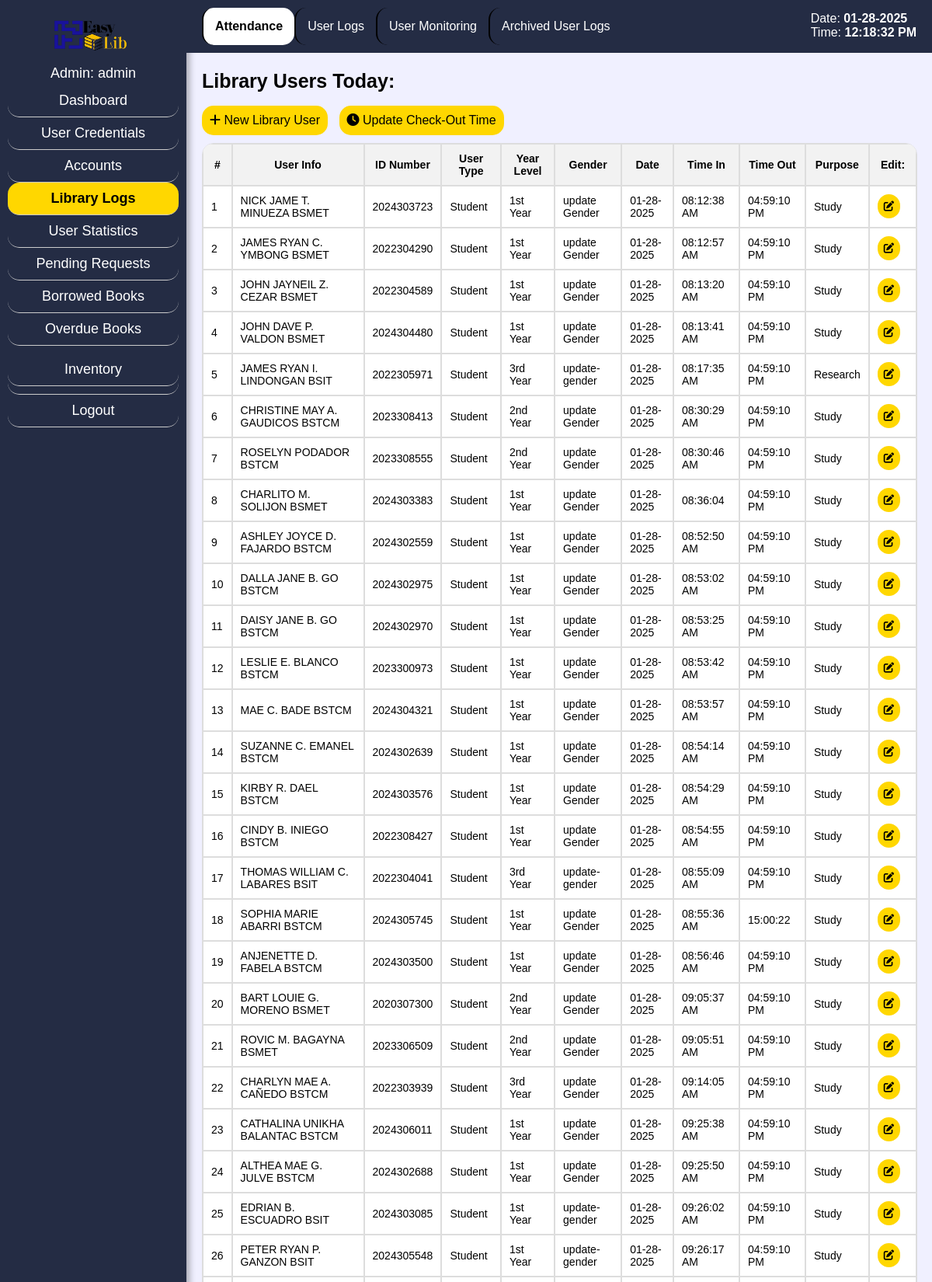
The app's page /admin_attd.php?aid=1 (upper part) with its own data.
### tables this page shows
CREATE TABLE `chkin` (
  `id` int(9) NOT NULL,
  `info` varchar(999) NOT NULL,
  `idnum` varchar(255) NOT NULL,
  `year_level` varchar(50) NOT NULL,
  `gender` varchar(50) NOT NULL,
  `user_type` varchar(255) NOT NULL,
  `date` varchar(255) NOT NULL,
  `timein` varchar(999) NOT NULL,
  `timeout` varchar(999) NOT NULL,
  `purpose` varchar(255) NOT NULL,
  `archived` varchar(99) NOT NULL
);

### admin_attd.php (the view, shortened to what this page needs)
<?php
include 'config.php';
if (isset($_GET['aid'])) {
    $aid = $_GET['aid'];
    $query = "SELECT username FROM admin WHERE aid = ?";
    $stmt = $mysqli->prepare($query);
    $stmt->bind_param("i", $aid);
    $stmt->execute();
    $result = $stmt->get_result();
    if ($result && $result->num_rows > 0) {
        $admin = $result->fetch_assoc();
        $admin_username = $admin['username'];
        $admin_username_display = $admin_username;
    } else {
        $admin_username_display = "Username";
    }
}
?>
<!DOCTYPE html>
<html lang="en">
<head>
    <link rel="stylesheet" href="css/admin_srch.css">
    <link rel="stylesheet" href="https://cdnjs.cloudflare.com/ajax/libs/font-awesome/6.0.0-beta3/css/all.min.css">
</head>
<body class="bg">
<div class="sidebar">
    <span style="margin-left: 25%;"><img src="css/pics/logop.png" alt="Logo" class="logo"></span>
        <?php
        if(isset($admin_username_display)) {
            echo '<div class="hell">Admin: ' . $admin_username_display . '</span></div>';
        } else {
            echo '<div>Admin: <br>Username</div>';
        }
        ?>
        <a href="admin_dash.php<?php if(isset($aid)) echo '?aid=' . $aid; ?>" class="sidebar-item">Dashboard</a>
        <a href="admin_pf.php<?php if(isset($aid)) echo '?aid=' . $aid; ?>" class="sidebar-item">User Credentials</a>
        <a href="admin_srch.php<?php if(isset($aid)) echo '?aid=' . $aid; ?>" class="sidebar-item">Accounts</a>
        <a href="admin_attd.php<?php if(isset($aid)) echo '?aid=' . $aid; ?>" class="sidebar-item active">Library Logs</a>
        <a href="admin_stat.php<?php if (isset($aid)) echo '?aid=' . $aid; ?>" class="sidebar-item">User Statistics</a>
        <a href="admin_preq.php<?php if(isset($aid)) echo '?aid=' . $aid; ?>" class="sidebar-item">Pending Requests</a>
        <a href="admin_brel.php<?php if(isset($aid)) echo '?aid=' . $aid; ?>" class="sidebar-item">Borrowed Books</a>
        <a href="admin_ob.php<?php if(isset($aid)) echo '?aid=' . $aid; ?>" class="sidebar-item">Overdue Books</a>
        <div class="sidebar-item dropdown">
            <a href="#" class="dropdown-link" onmouseover="toggleDropdown(event)">Inventory</a>
        </div>
        <a href="login.php" class="sidebar-item logout-btn">Logout</a>
    </div>
    <div class="content">
        <nav class="secondary-navbar">
            <a href="admin_attd.php<?php if(isset($aid)) echo '?aid=' . $aid; ?>" class="secondary-navbar-item active">Attendance</a>
            <a href="liblogs.php<?php if(isset($aid)) echo '?aid=' . $aid; ?>" class="secondary-navbar-item">User Logs</a>
            <a href="admin_accred.php<?php if(isset($aid)) echo '?aid=' . $aid; ?>" class="secondary-navbar-item">User Monitoring</a>
            <a href="admin_aliblogs.php<?php if(isset($aid)) echo '?aid=' . $aid; ?>" class="secondary-navbar-item">Archived User Logs</a>
        </nav>
    </div>
    <div class="fixed-date-time">
        <p>Date: <span id="current-date"><?php echo date("m-d-Y"); ?></span></p>
        <p>Time: <span id="current-time"></span></p>
    </div>
    <div class="content-container">
        <div class="search-bar">
            <h1 style="color: black;">Library Users Today:</h1>
            <button type="button" onclick="addUserPopup()"><i class='fas fa-plus'></i> New Library User</button>
            <button type="button" onclick="updateCheckOutTime()"><i class='fas fa-clock'></i> Update Check-Out Time</button>
        </div>
        <?php
        $currentDate = date("m-d-Y");
        include 'config.php';
        $query = "SELECT * FROM chkin WHERE date = '$currentDate'";
        $result = $mysqli->query($query);
        if ($result && $result->num_rows > 0) {
            echo '<table id="dataTable">';
            echo '<thead>';
            echo '<tr><th>#</th><th>User Info</th><th>ID Number</th><th>User Type</th><th>Year Level</th><th>Gender</th><th>Date</th><th>Time In</th><th>Time Out</th><th>Purpose</th><th>Edit:</th></tr>';
            echo '</thead>';
            echo '<tbody id="dataTableBody">';
            $counter = 0;
            while ($row = $result->fetch_assoc()) {
                $counter++;
                echo '<tr>';
                echo '<td class="counter">' . $counter . '</td>';
                echo '<td>' . $row['info'] . '</td>';
                echo '<td>' . $row['idnum'] . '</td>';
                echo '<td>' . $row['user_type'] . '</td>';
                echo '<td>' . $row['year_level'] . '</td>';
                echo '<td>' . $row['gender'] . '</td>';
                echo '<td>' . $row['date'] . '</td>';
                echo '<td>' . $row['timein'] . '</td>';
                echo '<td>' . ($row['timeout'] ? $row['timeout'] : 'N/A') . '</td>';
                echo '<td>' . $row['purpose'] . '</td>';
                echo '<td style="text-align: center;">';
                echo '<button class="edit-btn" onclick="editBook(' . $row['id'] . ')"><i class="fas fa-edit"></i></button>';
                echo '</tr>';
            }
            echo '</tbody>';
            echo '</table>';
        } else {
            echo '<p>No data found for the current date.</p>';
        }
        ?>
    </div>
</body>
</html>

### css/admin_srch.css (style rules this page uses)
.bg { margin: 0; padding: 0; font-family: Century Gothic,CenturyGothic,AppleGothic,sans-serif; background-color: #F0F0FF; }
.logo { height: 50px; width: auto; }
.sidebar { background-color: #242c44; width: 220px; padding: 20px 10px 20px 10px; height: 100%; font-size: 18px; position: fixed; top: 0; color: white; box-shadow: 4px 0 8px rgba(0, 0, 0, 0.3); }
.sidebar-item { padding: 10px 0; border-bottom: 1px solid #ccc; text-decoration: none; color: white; display: block; text-align: center; border-radius: 15px; }
.sidebar-item.active { background-color: gold; color: black; font-weight: bold; display: block; padding: 10px 0; }
.logout-btn { margin-top: auto; padding: 10px 0; text-decoration: none; color: white; display: block; text-align: center; border-radius: 15px; }
.secondary-navbar { background-color: #242c44; padding: 10px 20px; display: block; float: left; align-items: center; margin-left: 240px; position: fixed; width: 100%; position: fixed; top: 0; z-index: 1000; }
.secondary-navbar-item { padding: 15px; text-decoration: none; color: white; display: block; border-left: 2px solid black; float: left; text-align: center; border-radius: 15px; }
.secondary-navbar-item.active { background-color: white; color: black; font-weight: bold; }
.content-container { margin-top: 70px; margin-left: 240px; padding-left: 20px; overflow-y: auto; height: calc(100% - 70px); padding-bottom: 20px; }
.search-bar { margin-top: 20px; margin-bottom: 20px; }
.search-bar input[type="text"], .search-bar input[type="number"], .search-bar select, .search-bar button[type="submit"], .search-bar button[type="button"] { padding: 10px; font-size: 16px; border: 1px solid black; display: inline-block; margin-right: 10px; background-color: #ddd; }
.search-bar button[type="button"] { background-color: gold; color: black; cursor: pointer; border-radius: 15px; border: none; }
#dataTable { cursor: pointer; }
h1 { font-size: 25px; }
table { width: 98%; margin-top: -10px; font-size: 14px; border-spacing: 0; border-radius: 15px; overflow: hidden; border: 1px solid #ddd; }
table tr { color: black; background-color: white; }
table th, table td { padding: 10px; border: 1px solid #ddd; text-align: left; }
table th { background-color: #f2f2f2; text-align: center; }
.fixed-date-time { position: fixed; top: 15px; right: 20px; color: white; font-size: 16px; z-index: 1000; }
.fixed-date-time p { margin: 0; padding: 0; }
.fixed-date-time span { font-weight: bold; }
.edit-btn, .delete-btn { border: none; background-color: gold; color: black; border-radius: 30px; padding: 8px; cursor: pointer; transition: background-color 0.3s; margin-right: 10px; text-decoration: none; }
.dropdown-link { padding: 10px 0; border-bottom: 1px solid #ccc; text-decoration: none; color: white; display: block; text-align: center; border-radius: 15px; }
.hell { text-align: center; margin-bottom: 2%; margin-top: 4%; }

### records on screen
chkin: info "NICK JAME T. MINUEZA BSMET", idnum "2024303723", user_type "Student", year_level "1st Year", gender "update Gender", date "01-28-2025", timein "08:12:38 AM", timeout "04:59:10 PM", purpose "Study"
chkin: info "JAMES RYAN C. YMBONG BSMET", idnum "2022304290", user_type "Student", year_level "1st Year", gender "update Gender", date "01-28-2025", timein "08:12:57 AM", timeout "04:59:10 PM", purpose "Study"
chkin: info "JOHN JAYNEIL Z. CEZAR BSMET", idnum "2022304589", user_type "Student", year_level "1st Year", gender "update Gender", date "01-28-2025", timein "08:13:20 AM", timeout "04:59:10 PM", purpose "Study"
chkin: info "JOHN DAVE P. VALDON BSMET", idnum "2024304480", user_type "Student", year_level "1st Year", gender "update Gender", date "01-28-2025", timein "08:13:41 AM", timeout "04:59:10 PM", purpose "Study"
chkin: info "JAMES RYAN I. LINDONGAN BSIT", idnum "2022305971", user_type "Student", year_level "3rd Year", gender "update-gender", date "01-28-2025", timein "08:17:35 AM", timeout "04:59:10 PM", purpose "Research"
chkin: info "CHRISTINE MAY A. GAUDICOS BSTCM", idnum "2023308413", user_type "Student", year_level "2nd Year", gender "update Gender", date "01-28-2025", timein "08:30:29 AM", timeout "04:59:10 PM", purpose "Study"
chkin: info "ROSELYN PODADOR BSTCM", idnum "2023308555", user_type "Student", year_level "2nd Year", gender "update Gender", date "01-28-2025", timein "08:30:46 AM", timeout "04:59:10 PM", purpose "Study"
chkin: info "CHARLITO M. SOLIJON BSMET", idnum "2024303383", user_type "Student", year_level "1st Year", gender "update Gender", date "01-28-2025", timein "08:36:04", timeout "04:59:10 PM", purpose "Study"
chkin: info "ASHLEY JOYCE D. FAJARDO BSTCM", idnum "2024302559", user_type "Student", year_level "1st Year", gender "update Gender", date "01-28-2025", timein "08:52:50 AM", timeout "04:59:10 PM", purpose "Study"
chkin: info "DALLA JANE B. GO BSTCM", idnum "2024302975", user_type "Student", year_level "1st Year", gender "update Gender", date "01-28-2025", timein "08:53:02 AM", timeout "04:59:10 PM", purpose "Study"
chkin: info "DAISY JANE B. GO BSTCM", idnum "2024302970", user_type "Student", year_level "1st Year", gender "update Gender", date "01-28-2025", timein "08:53:25 AM", timeout "04:59:10 PM", purpose "Study"
chkin: info "LESLIE E. BLANCO BSTCM", idnum "2023300973", user_type "Student", year_level "1st Year", gender "update Gender", date "01-28-2025", timein "08:53:42 AM", timeout "04:59:10 PM", purpose "Study"
chkin: info "MAE C. BADE BSTCM", idnum "2024304321", user_type "Student", year_level "1st Year", gender "update Gender", date "01-28-2025", timein "08:53:57 AM", timeout "04:59:10 PM", purpose "Study"
chkin: info "SUZANNE C. EMANEL BSTCM", idnum "2024302639", user_type "Student", year_level "1st Year", gender "update Gender", date "01-28-2025", timein "08:54:14 AM", timeout "04:59:10 PM", purpose "Study"
chkin: info "KIRBY R. DAEL BSTCM", idnum "2024303576", user_type "Student", year_level "1st Year", gender "update Gender", date "01-28-2025", timein "08:54:29 AM", timeout "04:59:10 PM", purpose "Study"
chkin: info "CINDY B. INIEGO BSTCM", idnum "2022308427", user_type "Student", year_level "1st Year", gender "update Gender", date "01-28-2025", timein "08:54:55 AM", timeout "04:59:10 PM", purpose "Study"
chkin: info "THOMAS WILLIAM C. LABARES BSIT", idnum "2022304041", user_type "Student", year_level "3rd Year", gender "update-gender", date "01-28-2025", timein "08:55:09 AM", timeout "04:59:10 PM", purpose "Study"
chkin: info "SOPHIA MARIE ABARRI BSTCM", idnum "2024305745", user_type "Student", year_level "1st Year", gender "update Gender", date "01-28-2025", timein "08:55:36 AM", timeout "15:00:22", purpose "Study"
chkin: info "ANJENETTE D. FABELA BSTCM", idnum "2024303500", user_type "Student", year_level "1st Year", gender "update Gender", date "01-28-2025", timein "08:56:46 AM", timeout "04:59:10 PM", purpose "Study"
chkin: info "BART LOUIE G. MORENO BSMET", idnum "2020307300", user_type "Student", year_level "2nd Year", gender "update Gender", date "01-28-2025", timein "09:05:37 AM", timeout "04:59:10 PM", purpose "Study"
chkin: info "ROVIC M. BAGAYNA BSMET", idnum "2023306509", user_type "Student", year_level "2nd Year", gender "update Gender", date "01-28-2025", timein "09:05:51 AM", timeout "04:59:10 PM", purpose "Study"
chkin: info "CHARLYN MAE A. CAÑEDO BSTCM", idnum "2022303939", user_type "Student", year_level "3rd Year", gender "update Gender", date "01-28-2025", timein "09:14:05 AM", timeout "04:59:10 PM", purpose "Study"
chkin: info "CATHALINA UNIKHA BALANTAC BSTCM", idnum "2024306011", user_type "Student", year_level "1st Year", gender "update Gender", date "01-28-2025", timein "09:25:38 AM", timeout "04:59:10 PM", purpose "Study"
chkin: info "ALTHEA MAE G. JULVE BSTCM", idnum "2024302688", user_type "Student", year_level "1st Year", gender "update Gender", date "01-28-2025", timein "09:25:50 AM", timeout "04:59:10 PM", purpose "Study"
chkin: info "EDRIAN B. ESCUADRO BSIT", idnum "2024303085", user_type "Student", year_level "1st Year", gender "update-gender", date "01-28-2025", timein "09:26:02 AM", timeout "04:59:10 PM", purpose "Study"
chkin: info "PETER RYAN P. GANZON BSIT", idnum "2024305548", user_type "Student", year_level "1st Year", gender "update-gender", date "01-28-2025", timein "09:26:17 AM", timeout "04:59:10 PM", purpose "Study"

### other values on screen
$admin_username_display "admin"
